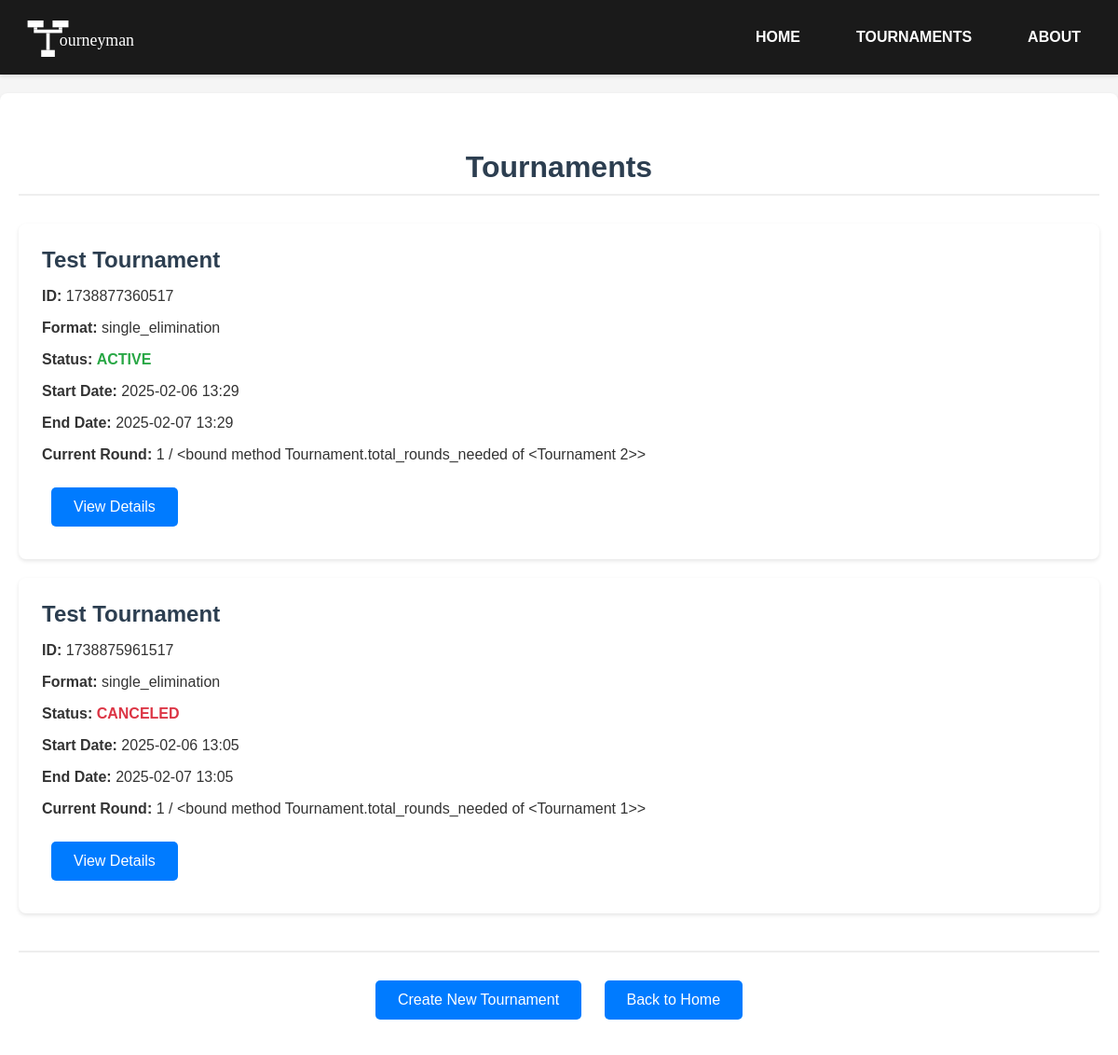
The page /tournaments on the database as committed earlier.
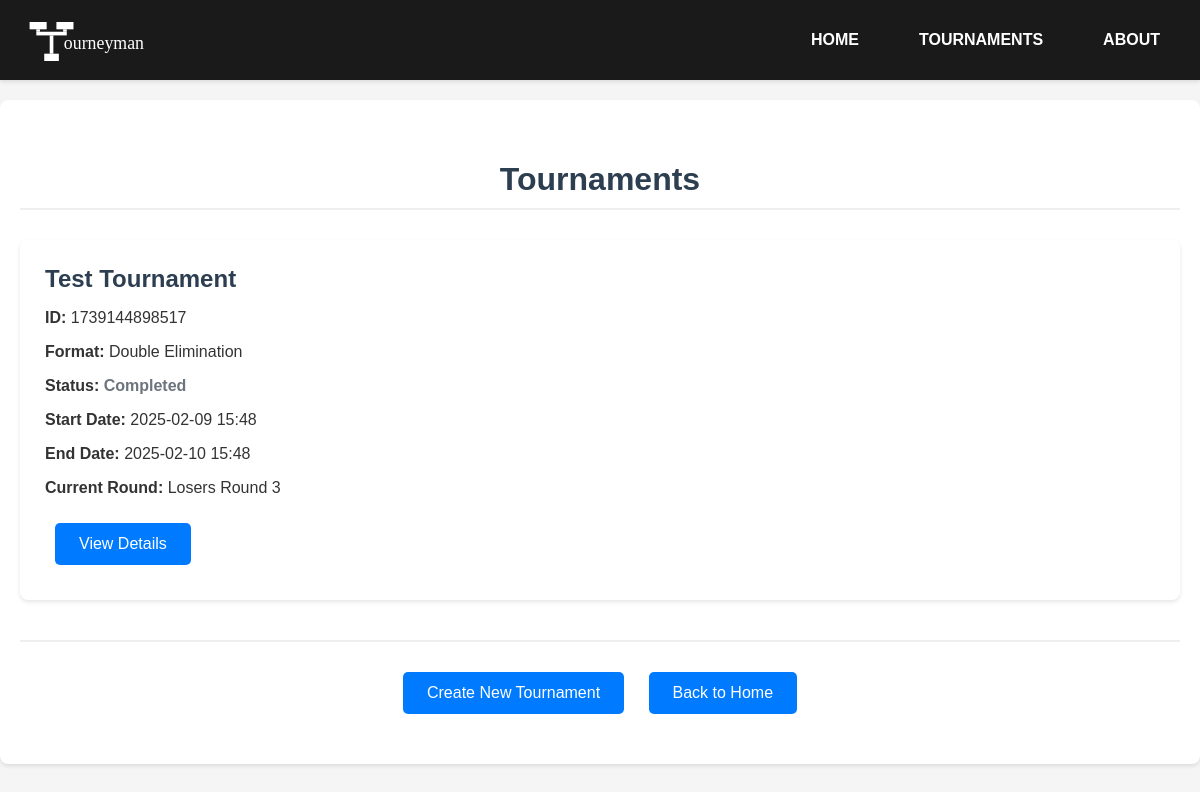
The same page on the database as committed later.
### app.py (models this page shows, shortened)
class Tournament(db.Model):
    id = db.Column(db.Integer, primary_key=True)
    tournament_id = db.Column(db.Integer, nullable=False, unique=True)
    name = db.Column(db.String(100), nullable=False)
    tFormat = db.Column(db.String(80), nullable=False)
    status = db.Column(db.String(20), nullable=False, default=TournamentStatus.PENDING.value)  # Use TournamentStatus
    start_date = db.Column(db.DateTime, nullable=False)
    end_date = db.Column(db.DateTime, nullable=True)
    current_round = db.Column(db.Integer, default=1)  # For non-bracket formats
    contestants = db.relationship('Contestant', backref='tournament', lazy=True)
    matches = db.relationship('MatchResult', backref='tournament', lazy=True)
    @property
    def is_elimination_format(self):
        return self.tFormat in [TournamentFormat.SINGLE_ELIMINATION.value, TournamentFormat.DOUBLE_ELIMINATION.value]
    @property
    def is_double_elimination(self):
        return self.tFormat == TournamentFormat.DOUBLE_ELIMINATION.value

### app.py (the view)
@app.route('/tournaments')
def tournaments():
    tournaments = Tournament.query.all()
    current_time = datetime.now()
    for tournament in tournaments:
        if tournament.status != TournamentStatus.COMPLETED.value and tournament.status != TournamentStatus.CANCELED.value:
            if current_time < tournament.start_date:
                new_status = TournamentStatus.PENDING.value
            elif current_time <= tournament.end_date:
                new_status = TournamentStatus.ACTIVE.value
            else:
                new_status = TournamentStatus.COMPLETED.value
            if new_status != tournament.status:
                tournament.status = new_status
    tournaments = sorted(tournaments, key=lambda x: (int(x.status != TournamentStatus.ACTIVE.value), int(x.status != TournamentStatus.PENDING.value), int(x.status != TournamentStatus.COMPLETED.value), -int(round(x.start_date.timestamp()))))
    db.session.commit()
    return render_template('tournaments.html', tournaments=tournaments)

### templates/tournaments.html (shortened to what this page needs)
{% extends "base.html" %}
{% block content %}
<div class="container">
    <h1>Tournaments</h1>
    <div class="tournament-list">
        {% for tournament in tournaments %}
        <div class="tournament-card">
            <h2>{{ tournament.name }}</h2>
            <p><strong>ID:</strong> {{ tournament.tournament_id }}</p>
            <p><strong>Format:</strong> {{ tournament.tFormat }}</p>
            <p><strong>Status:</strong> <span class="status-{{ tournament.status.lower() }}">{{ tournament.status }}</span></p>
            <p><strong>Start Date:</strong> {{ tournament.start_date.strftime('%Y-%m-%d %H:%M') }}</p>
            <p><strong>End Date:</strong> {{ tournament.end_date.strftime('%Y-%m-%d %H:%M') }}</p>
            <p><strong>Current Round:</strong>
                {% if tournament.is_double_elimination %}
                    {% if tournament.current_round % 2 == 1 %}
                        {% if tournament.active_players|length == 2 %}
                            Grand Finals
                        {% else %}
                            Winners Round {{ (tournament.current_round + 1) // 2 }}
                        {% endif %}
                    {% else %}
                        {% if tournament.active_players|length == 2 %}
                            Grand Finals Reset
                        {% else %}
                            Losers Round {{ tournament.current_round // 2 }}
                        {% endif %}
                    {% endif %}
                {% else %}
                    {{ tournament.current_round }} / {{ tournament.total_rounds_needed }}
                {% endif %}
            </p>
            <a href="{{ url_for('tournament_details', tournament_id=tournament.tournament_id) }}" class="button">View Details</a>
        </div>
        {% else %}
        <p>No tournaments found.</p>
        {% endfor %}
    </div>
    <div class="navigation">
        <a href="{{ url_for('new') }}" class="button">Create New Tournament</a>
        <a href="{{ url_for('index') }}" class="link">Back to Home</a>
    </div>
</div>
{% endblock %}

Rows that differ between the two databases and show on the page:
removed Tournament: name "Test Tournament", tournament_id "1738877360517", tFormat "single_elimination", status "ACTIVE", start_date "2025-02-06 13:29", end_date "2025-02-07 13:29", current_round "1", total_rounds_needed "<bound method Tournament.total_rounds_needed of <Tournament 2>>"
changed Tournament "Test Tournament": tournament_id "1738875961517" → "1739144898517"; tFormat "single_elimination" → "Double Elimination"; status "CANCELED" → "Completed"; start_date "2025-02-06 13:05" → "2025-02-09 15:48"; end_date "2025-02-07 13:05" → "2025-02-10 15:48"; current_round "1" → "3"; total_rounds_needed "<bound method Tournament.total_rounds_needed of <Tournament 1>>" → (not shown); tFormat "/" → "Losers Round"
